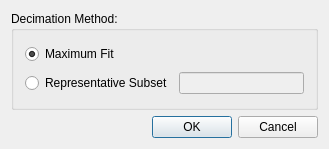
<?xml version="1.0" encoding="UTF-8"?>
<ui version="4.0" stdsetdef="1">
  <author></author>
  <comment>  Copyright 2017 Google Inc.
 Licensed under the Apache License, Version 2.0 (the &quot;License&quot;);
 you may not use this file except in compliance with the License.
 You may obtain a copy of the License at
 http://www.apache.org/licenses/LICENSE-2.0
 Unless required by applicable law or agreed to in writing, software
 distributed under the License is distributed on an &quot;AS IS&quot; BASIS,
 WITHOUT WARRANTIES OR CONDITIONS OF ANY KIND, either express or implied.
 See the License for the specific language governing permissions and
</comment>
  <exportmacro></exportmacro>
  <class>AdvancedLabelOptionsBase</class>
  <widget class="QDialog" name="AdvancedLabelOptionsBase">
    <property name="geometry">
      <rect>
        <x>0</x>
        <y>0</y>
        <width>329</width>
        <height>149</height>
      </rect>
    </property>
    <property name="windowTitle">
      <string>Advanced Label Options</string>
    </property>
    <layout class="QGridLayout">
      <item row="0" column="0">
        <widget class="QGroupBox" name="DecimationBtnGrp">
          <property name="title">
            <string>Decimation Method:</string>
          </property>
          <layout class="QGridLayout">
            <item row="0" column="0" rowspan="1" colspan="2">
              <widget class="QRadioButton" name="maxBtn">
                <property name="text">
                  <string>Maximum Fit</string>
                </property>
                <property name="checked">
                  <bool>true</bool>
                </property>
              </widget>
            </item>
            <item row="1" column="0">
              <widget class="QRadioButton" name="subsetBtn">
                <property name="text">
                  <string>Representative Subset</string>
                </property>
              </widget>
            </item>
            <item row="1" column="1">
              <widget class="QLineEdit" name="subsetText">
                <property name="enabled">
                  <bool>false</bool>
                </property>
              </widget>
            </item>
          </layout>
        </widget>
      </item>
      <item row="1" column="0">
        <layout class="QHBoxLayout">
          <item>
            <spacer name="Horizontal Spacing2">
              <property name="sizeHint">
                <size>
                  <width>550</width>
                  <height>16</height>
                </size>
              </property>
              <property name="sizeType">
                <enum>QSizePolicy::Expanding</enum>
              </property>
              <property name="orientation">
                <enum>Qt::Horizontal</enum>
              </property>
            </spacer>
          </item>
          <item>
            <widget class="QPushButton" name="okBtn">
              <property name="text">
                <string>OK</string>
              </property>
              <property name="shortcut">
                <string/>
              </property>
              <property name="autoDefault">
                <bool>true</bool>
              </property>
              <property name="default">
                <bool>true</bool>
              </property>
            </widget>
          </item>
          <item>
            <widget class="QPushButton" name="cancelBtn">
              <property name="text">
                <string>Cancel</string>
              </property>
              <property name="shortcut">
                <string/>
              </property>
              <property name="autoDefault">
                <bool>false</bool>
              </property>
              <property name="default">
                <bool>false</bool>
              </property>
            </widget>
          </item>
        </layout>
      </item>
    </layout>
  </widget>
  <layoutdefault spacing="6" margin="11"/>
  <pixmapfunction>qPixmapFromMimeSource</pixmapfunction>
  <connections>
    <connection>
      <sender>cancelBtn</sender>
      <signal>released()</signal>
      <receiver>AdvancedLabelOptionsBase</receiver>
      <slot>reject()</slot>
    </connection>
    <connection>
      <sender>okBtn</sender>
      <signal>released()</signal>
      <receiver>AdvancedLabelOptionsBase</receiver>
      <slot>accept()</slot>
    </connection>
    <connection>
      <sender>DecimationBtnGrp</sender>
      <signal>clicked(int)</signal>
      <receiver>AdvancedLabelOptionsBase</receiver>
      <slot>decimationChange(int)</slot>
    </connection>
  </connections>
</ui>
